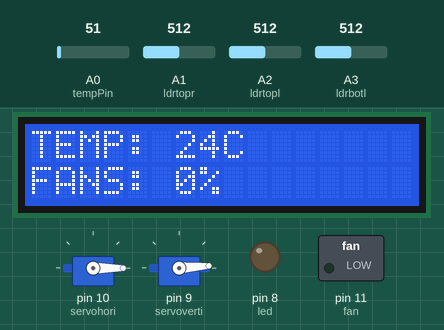
The sketch below on a simulated Arduino Uno, built with avr-gcc and run on an emulated ATmega328P. On the bench: 2 × servo, 16×2 character LCD, switched loads named in the sketch (green lamp = pin HIGH), output pins drawn as LEDs (lit = HIGH). The inputs (shaded band) are chosen by the test bench; at power-on: A0 (tempPin) = 51, A1 (ldrtopr) = 512, A2 (ldrtopl) = 512, A3 (ldrbotl) = 512. What the sketch prints to the serial monitor is not drawn.

Above: at 1.55 s.
1.8 s: A0 (tempPin) set to 68
At 2.1 s:
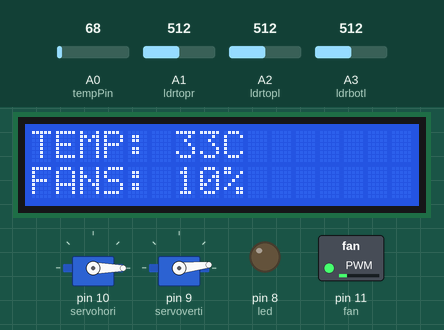
3.7 s: A0 (tempPin) set to 61
At 5.9 s:
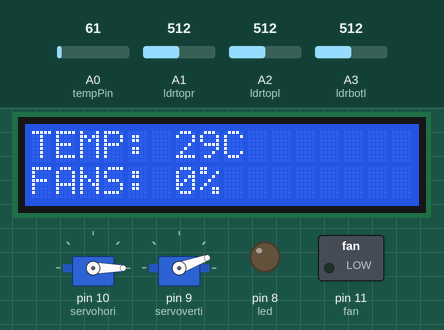
6.7 s: A0 (tempPin) set to 71
At 6.99 s:
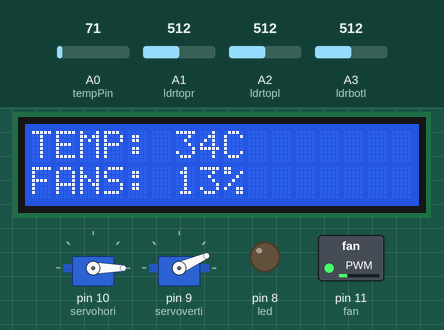
8.8 s: A0 (tempPin) set to 30
At 11.34 s:
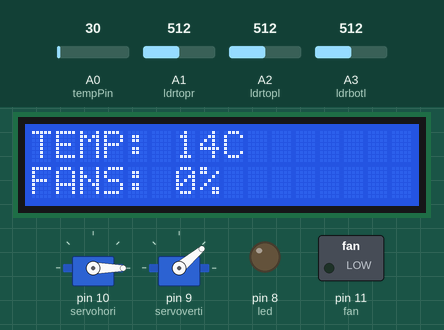
11.8 s: A0 (tempPin) set to 86
At 12.15 s:
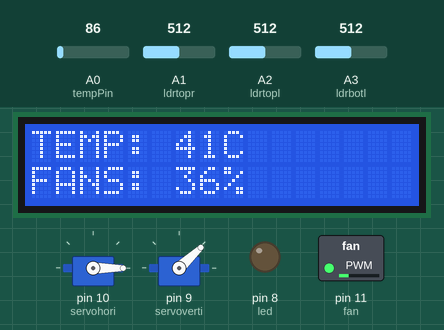
14.0 s: A0 (tempPin) set to 112
At 14.33 s:
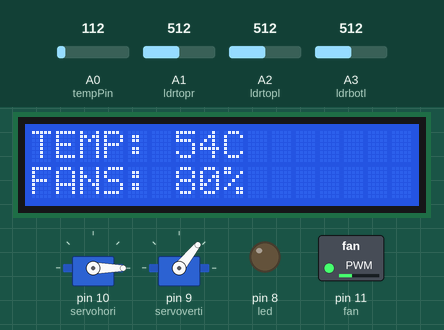
Timing chart, 0 to 23.6 s (numbered marks = the images above; inputs shaded):
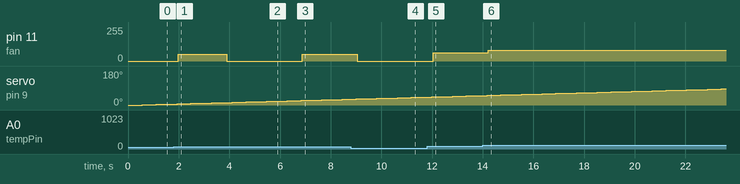

The sketch:

sourcecode.ino
```cpp
#include <Servo.h>
#include <LiquidCrystal.h>
LiquidCrystal lcd(2,3,4,5,6,7);
int tempPin = A0; // the output pin of LM35
int fan = 11; // the pin where fan is
int led = 8; // led pin
int temp;
int tempMin = 30; // the temperature to start the fan 0%
int tempMax = 60; // the maximum temperature when fan is at 100%
int fanSpeed;
int fanLCD;
Servo servohori; //horizontal servo(BOTTOM SERVO)
int servoh = 0; //assign servo at 0 degree
int servohLimitHigh = 180; //maximum range of servo is 180 degree(it is variable you can also change)
int servohLimitLow = 10;   //minimum range of servo is 10 degree(it is variable you can also change)

Servo servoverti; //vertical servo(TOP SERVO)
int servov = 0;
int servovLimitHigh = 180;
int servovLimitLow = 10;

int ldrtopr = 1; //top right LDR A1 pin
int ldrtopl = 2; //top left LDR A2 pin

int ldrbotr = 0; // bottom right LDR A0 pin
int ldrbotl = 3; // bottom left LDR A3 pin


void setup ()
 {
  servohori.attach(10); //horizontal servo connected to arduino pin 10
  servohori.write(0);

  servoverti.attach(9); //vertical servo connected to arduino pin 9
  servoverti.write(0);
  delay(500); //delay
  pinMode(fan, OUTPUT);
  pinMode(led, OUTPUT);
  pinMode(tempPin, INPUT);
   lcd.begin(16,2);
  Serial.begin(9600);
 }

void loop()
{
  servoh = servohori.read();
  servov = servoverti.read();


  int topl = analogRead(ldrtopl); //read analog values from top left LDR
  int topr = analogRead(ldrtopr); //read analog values from top right LDR
  int botl = analogRead(ldrbotl); //read analog values from bottom left LDR
  int botr = analogRead(ldrbotr); //read analog values from bottom right LDR


  int avgtop = (topl + topr) / 2; //average of top LDRs
  int avgbot = (botl + botr) / 2; //average of bottom LDRs
  int avgleft = (topl + botl) / 2; //average of left LDRs
  int avgright = (topr + botr) / 2; //average of right LDRs

  if (avgtop < avgbot)
  {
    servoverti.write(servov -1);
    if (servov > servovLimitHigh)
     {
      servov = servovLimitHigh;
     }
    delay(8);
  }
  else if (avgbot < avgtop)
  {
    servoverti.write(servov +1);
    if (servov < servovLimitLow)
  {
    servov = servovLimitLow;
  }
    delay(8);
  }
  else
  {
    servoverti.write(servov);
  }

  if (avgleft > avgright)
  {
    servohori.write(servoh -1);
    if (servoh > servohLimitHigh)
    {
    servoh = servohLimitHigh;
    }
    delay(8);
  }
  else if (avgright > avgleft)
  {
    servohori.write(servoh +1);
    if (servoh < servohLimitLow)
     {
     servoh = servohLimitLow;
     }
    delay(8);
  }
  else
  {
    servohori.write(servoh); // write means run servo
  }
  delay(50);
  temp = readTemp(); // get the temperature
  Serial.print( temp );
  if(temp < tempMin) // if temp is lower than minimum temp
  {
    fanSpeed = 0; // fan is not spinning
    analogWrite(fan, fanSpeed);
    fanLCD=0;
    digitalWrite(fan, LOW);
  }
  if((temp >= tempMin) && (temp <= tempMax)) // if temperature is higher than minimum temp
  {
  fanSpeed = temp;//map(temp, tempMin, tempMax, 0, 100); // the actual speed of fan//map(temp, tempMin, tempMax, 32, 255);
  fanSpeed=1.5*fanSpeed;
  fanLCD = map(temp, tempMin, tempMax, 0, 100); // speed of fan to display on LCD100
  analogWrite(fan, fanSpeed); // spin the fan at the fanSpeed speed
  }

  if(temp > tempMax) // if temp is higher than tempMax
  {
  digitalWrite(led, HIGH); // turn on led
  }
  else // else turn of led
  {
  digitalWrite(led, LOW);
  }

  lcd.print("TEMP: ");
  lcd.print(temp); // display the temperature
  lcd.print("C ");
  lcd.setCursor(0,1); // move cursor to next line
  lcd.print("FANS: ");
  lcd.print(fanLCD); // display the fan speed
  lcd.print("%");
  delay(200);
  lcd.clear();
  }

  int readTemp() { // get the temperature and convert it to celsius
  temp = analogRead(tempPin);
  return temp * 0.48828125;
}
```

Measured:
- the behaviour switches between 61 and 62 on A0 (tempPin) (found by bisection; images 0 and 1)
- after the input at 1.8 s, pin 11 (fan): 0/255 → 49/255 after 0.19 s; the display: first differs from a run without the input after 0.19 s (image 1)
- after the input at 3.7 s, pin 11 (fan): 49/255 → 0/255 after 0.19 s; the display: first differs from a run without the input after 0.19 s (image 2)
- after the input at 6.7 s, pin 11 (fan): 0/255 → 51/255 after 0.18 s; the display: first differs from a run without the input after 0.18 s (image 3)
- after the input at 8.8 s, pin 11 (fan): 51/255 → 0/255 after 0.26 s; the display: first differs from a run without the input after 0.26 s (image 4)
- after the input at 11.8 s, pin 11 (fan): 0/255 → 61/255 after 0.25 s; the display: first differs from a run without the input after 0.25 s (image 5)
- after the input at 14.0 s, pin 11 (fan): 61/255 → 81/255 after 0.22 s; the display: first differs from a run without the input after 0.22 s (image 6)
